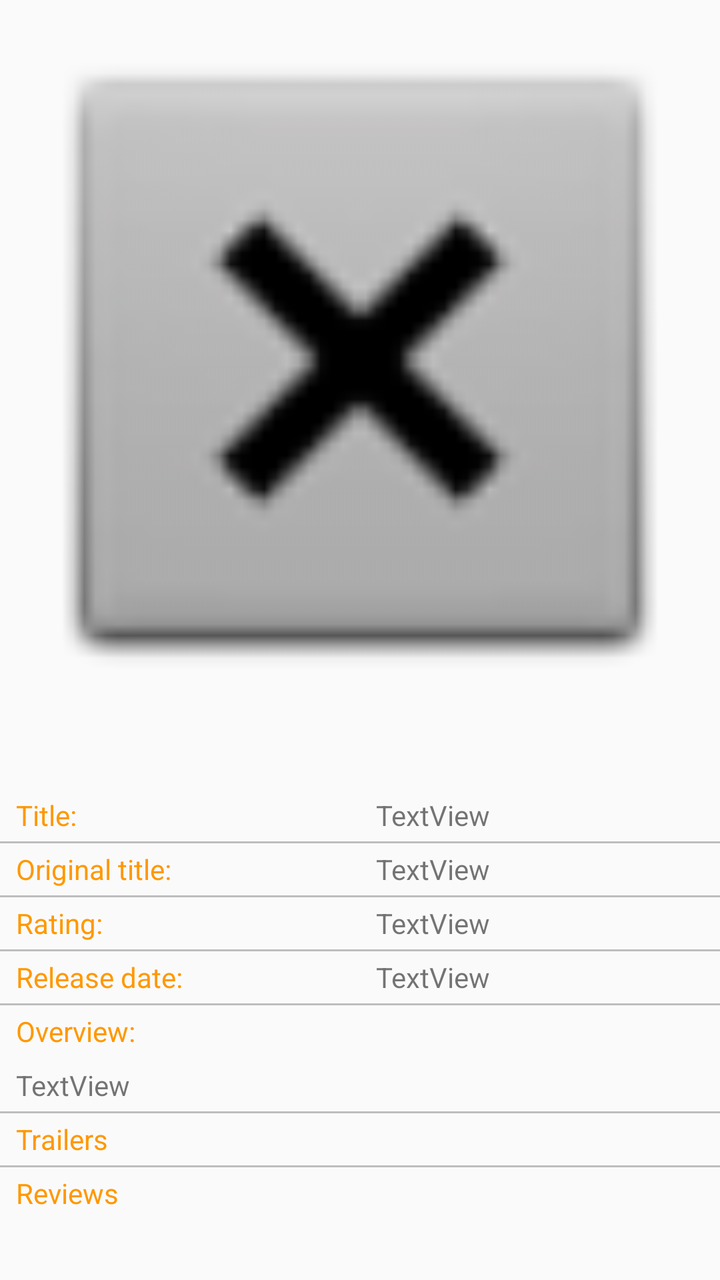
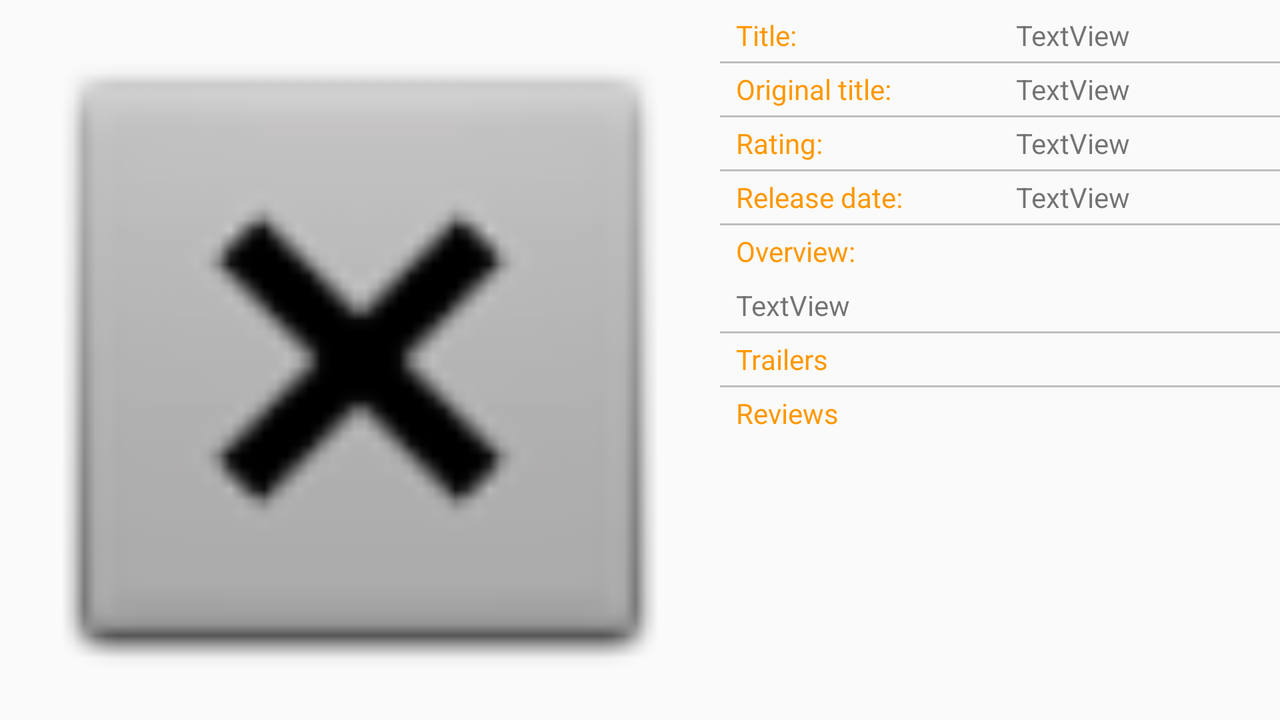

One screen, two layout resources from the same app: the default and the repository's alternative for another configuration. Each is rendered where Android would select it; the XML of both is given below.
<!-- AndroidManifest.xml: application theme AppTheme -->
<!-- res/layout/activity_detail.xml -->
<?xml version="1.0" encoding="utf-8"?>

<ScrollView xmlns:android="http://schemas.android.com/apk/res/android"
    xmlns:app="http://schemas.android.com/apk/res-auto"
    xmlns:tools="http://schemas.android.com/tools"
    android:id="@+id/scrollViewInfo"
    android:layout_width="match_parent"
    android:layout_height="match_parent"
    tools:context=".DetailActivity">

    <android.support.constraint.ConstraintLayout
        android:layout_width="match_parent"
        android:layout_height="wrap_content">

        <ImageView
            android:id="@+id/imageViewBigPoster"
            android:layout_width="0dp"
            android:layout_height="wrap_content"
            android:adjustViewBounds="true"
            app:layout_constraintEnd_toEndOf="parent"
            app:layout_constraintStart_toStartOf="parent"
            app:layout_constraintTop_toTopOf="parent"
            app:srcCompat="@android:drawable/btn_dialog" />


        <ImageView
            android:id="@+id/imageViewAddToFavourite"
            android:layout_width="@dimen/size_of_star"
            android:layout_height="@dimen/size_of_star"
            android:layout_marginEnd="16dp"
            app:layout_constraintBottom_toBottomOf="@+id/imageViewBigPoster"
            app:layout_constraintEnd_toEndOf="@+id/imageViewBigPoster"
            app:layout_constraintTop_toBottomOf="@+id/imageViewBigPoster"
            android:onClick="onClickChangeFavourite"
            app:srcCompat="@drawable/favourite_remove" />

        <include
            android:id="@+id/movieInfo"
            layout="@layout/movie_info"
            android:layout_width="0dp"
            android:layout_height="wrap_content"
            app:layout_constraintStart_toStartOf="parent"
            app:layout_constraintEnd_toEndOf="parent"
            app:layout_constraintTop_toBottomOf="@id/imageViewAddToFavourite"/>


    </android.support.constraint.ConstraintLayout>
</ScrollView>
<!-- res/layout/movie_info.xml (included above) -->
<?xml version="1.0" encoding="utf-8"?>

<android.support.constraint.ConstraintLayout xmlns:android="http://schemas.android.com/apk/res/android"
    android:layout_width="match_parent"
    android:layout_height="match_parent"
    xmlns:app="http://schemas.android.com/apk/res-auto">

    <TextView
        android:id="@+id/textViewLabelTitle"
        style="@style/LabelStyle"
        android:layout_width="wrap_content"
        android:layout_height="wrap_content"
        android:layout_marginStart="8dp"
        android:text="@string/title"
        app:layout_constraintStart_toStartOf="parent"
        app:layout_constraintTop_toTopOf="parent" />

    <View style="@style/BorderStyle"
        app:layout_constraintStart_toStartOf="parent"
        app:layout_constraintEnd_toEndOf="parent"
        app:layout_constraintTop_toBottomOf="@id/textViewTitle"
        app:layout_constraintBottom_toTopOf="@id/textViewOriginalTitle"/>

    <android.support.constraint.Guideline
        android:id="@+id/guidelineCenter"
        android:layout_width="wrap_content"
        android:layout_height="wrap_content"
        android:orientation="vertical"
        app:layout_constraintGuide_percent="0.5" />

    <TextView
        android:id="@+id/textViewTitle"
        android:layout_width="0dp"
        android:layout_height="wrap_content"
        android:layout_marginEnd="8dp"
        android:layout_marginStart="8dp"
        android:layout_marginTop="8dp"
        android:text="TextView"
        app:layout_constraintEnd_toEndOf="parent"
        app:layout_constraintStart_toStartOf="@+id/guidelineCenter"
        app:layout_constraintTop_toTopOf="parent" />

    <TextView
        android:id="@+id/textViewLabelOriginalTitle"
        android:layout_width="wrap_content"
        android:layout_height="wrap_content"
        android:layout_marginStart="8dp"
        style="@style/LabelStyle"
        android:text="@string/original_title"
        app:layout_constraintStart_toStartOf="parent"
        app:layout_constraintTop_toBottomOf="@+id/textViewTitle" />

    <TextView
        android:id="@+id/textViewOriginalTitle"
        android:layout_width="0dp"
        android:layout_height="wrap_content"
        android:layout_marginEnd="8dp"
        android:layout_marginStart="8dp"
        android:layout_marginTop="8dp"
        android:text="TextView"
        app:layout_constraintEnd_toEndOf="parent"
        app:layout_constraintStart_toStartOf="@+id/guidelineCenter"
        app:layout_constraintTop_toBottomOf="@+id/textViewTitle" />

    <View style="@style/BorderStyle"
        app:layout_constraintStart_toStartOf="parent"
        app:layout_constraintEnd_toEndOf="parent"
        app:layout_constraintTop_toBottomOf="@id/textViewOriginalTitle"
        app:layout_constraintBottom_toTopOf="@id/textViewRating"/>

    <TextView
        android:id="@+id/textViewLabelRating"
        android:layout_width="wrap_content"
        android:layout_height="wrap_content"
        android:layout_marginStart="8dp"
        style="@style/LabelStyle"
        android:text="@string/rating"
        app:layout_constraintStart_toStartOf="parent"
        app:layout_constraintTop_toBottomOf="@+id/textViewOriginalTitle" />

    <TextView
        android:id="@+id/textViewRating"
        android:layout_width="wrap_content"
        android:layout_height="wrap_content"
        android:layout_marginStart="8dp"
        android:layout_marginTop="8dp"
        android:text="TextView"
        app:layout_constraintStart_toStartOf="@+id/guidelineCenter"
        app:layout_constraintTop_toBottomOf="@+id/textViewOriginalTitle" />

    <View style="@style/BorderStyle"
        app:layout_constraintStart_toStartOf="parent"
        app:layout_constraintEnd_toEndOf="parent"
        app:layout_constraintTop_toBottomOf="@id/textViewRating"
        app:layout_constraintBottom_toTopOf="@id/textViewReleaseDate"/>

    <TextView
        android:id="@+id/textViewLabelReleaseDate"
        android:layout_width="wrap_content"
        android:layout_height="wrap_content"
        android:layout_marginStart="8dp"
        style="@style/LabelStyle"
        android:text="@string/release_date"
        app:layout_constraintStart_toStartOf="parent"
        app:layout_constraintTop_toBottomOf="@+id/textViewRating" />

    <TextView
        android:id="@+id/textViewReleaseDate"
        android:layout_width="0dp"
        android:layout_height="wrap_content"
        android:layout_marginEnd="8dp"
        android:layout_marginStart="8dp"
        android:layout_marginTop="8dp"
        android:text="TextView"
        app:layout_constraintEnd_toEndOf="parent"
        app:layout_constraintStart_toStartOf="@+id/guidelineCenter"
        app:layout_constraintTop_toBottomOf="@+id/textViewRating" />

    <View style="@style/BorderStyle"
        app:layout_constraintStart_toStartOf="parent"
        app:layout_constraintEnd_toEndOf="parent"
        app:layout_constraintTop_toBottomOf="@id/textViewReleaseDate"
        app:layout_constraintBottom_toTopOf="@id/textViewLabelDescription"/>

    <TextView
        android:id="@+id/textViewLabelDescription"
        android:layout_width="wrap_content"
        android:layout_height="wrap_content"
        android:layout_marginStart="8dp"
        style="@style/LabelStyle"
        android:text="@string/overview"
        app:layout_constraintStart_toStartOf="parent"
        app:layout_constraintTop_toBottomOf="@+id/textViewReleaseDate" />

    <TextView
        android:id="@+id/textViewOverview"
        android:layout_width="wrap_content"
        android:layout_height="wrap_content"
        android:layout_marginStart="8dp"
        android:layout_marginTop="8dp"
        android:text="TextView"
        app:layout_constraintStart_toStartOf="parent"
        app:layout_constraintTop_toBottomOf="@+id/textViewLabelDescription" />

    <View style="@style/BorderStyle"
        app:layout_constraintStart_toStartOf="parent"
        app:layout_constraintEnd_toEndOf="parent"
        app:layout_constraintTop_toBottomOf="@id/textViewOverview"
        app:layout_constraintBottom_toTopOf="@id/textViewLabelTrailers"/>

    <TextView
        android:id="@+id/textViewLabelTrailers"
        android:layout_width="wrap_content"
        android:layout_height="wrap_content"
        android:layout_marginStart="8dp"
        style="@style/LabelStyle"
        android:text="@string/trailers_label"
        app:layout_constraintStart_toStartOf="parent"
        app:layout_constraintTop_toBottomOf="@+id/textViewOverview" />


    <android.support.v7.widget.RecyclerView
        android:id="@+id/recyclerViewTrailers"
        android:nestedScrollingEnabled="false"
        android:layout_width="0dp"
        android:layout_height="wrap_content"
        app:layout_constraintEnd_toEndOf="parent"
        app:layout_constraintStart_toStartOf="parent"
        app:layout_constraintTop_toBottomOf="@id/textViewLabelTrailers"/>

    <View style="@style/BorderStyle"
        app:layout_constraintStart_toStartOf="parent"
        app:layout_constraintEnd_toEndOf="parent"
        app:layout_constraintTop_toBottomOf="@id/recyclerViewTrailers"
        app:layout_constraintBottom_toTopOf="@id/textViewLabelReviews"/>

    <TextView
        android:id="@+id/textViewLabelReviews"
        android:layout_width="wrap_content"
        android:layout_height="wrap_content"
        android:layout_marginStart="8dp"
        style="@style/LabelStyle"
        android:text="@string/reviews"
        app:layout_constraintStart_toStartOf="parent"
        app:layout_constraintTop_toBottomOf="@+id/recyclerViewTrailers" />

    <android.support.v7.widget.RecyclerView
        android:id="@+id/recyclerViewReviews"
        android:nestedScrollingEnabled="false"
        android:layout_width="0dp"
        android:layout_height="wrap_content"
        app:layout_constraintEnd_toEndOf="parent"
        app:layout_constraintStart_toStartOf="parent"
        app:layout_constraintTop_toBottomOf="@id/textViewLabelReviews"/>

</android.support.constraint.ConstraintLayout>
<!-- resources referenced by this layout -->
<resources>
  <dimen name="size_of_star">60dp</dimen>
  <string name="original_title">Original title:</string>
  <string name="overview">Overview:</string>
  <string name="rating">Rating:</string>
  <string name="release_date">Release date:</string>
  <string name="reviews">Reviews</string>
  <string name="title">Title:</string>
  <string name="trailers_label">Trailers</string>
  <style name="BorderStyle">
          <item name="android:layout_height">1dp</item>
          <item name="android:layout_width">0dp</item>
          <item name="android:background">@color/colorLightGrey</item>
      </style>
  <style name="LabelStyle">
          <item name="android:layout_marginTop">8dp</item>
          <item name="android:textColor">@color/colorOrange</item>
          <item name="android:textSize">@dimen/text_size_labels</item>
      </style>
  <style name="AppTheme" parent="Theme.AppCompat.Light.DarkActionBar">
          
          <item name="colorPrimary">@color/colorPrimary</item>
          <item name="colorPrimaryDark">@color/colorPrimaryDark</item>
          <item name="colorAccent">@color/colorAccent</item>
      </style>
  <color name="colorLightGrey">#bdbdbd</color>
  <color name="colorOrange">#FF9800</color>
  <dimen name="text_size_labels">14sp</dimen>
  <color name="colorPrimary">#000000</color>
  <color name="colorPrimaryDark">#000000</color>
  <color name="colorAccent">#FF4081</color>
</resources>
<!-- res/layout-land/activity_detail.xml (the repository's variant of the layout above) -->
<!-- drawn on the phone turned sideways -->
<?xml version="1.0" encoding="utf-8"?>


<android.support.constraint.ConstraintLayout xmlns:android="http://schemas.android.com/apk/res/android"
    xmlns:app="http://schemas.android.com/apk/res-auto"
    xmlns:tools="http://schemas.android.com/tools"
    android:layout_width="match_parent"
    android:layout_height="match_parent"
    tools:context=".DetailActivity">

    <ImageView
        android:id="@+id/imageViewBigPoster"
        android:layout_width="wrap_content"
        android:layout_height="0dp"
        android:adjustViewBounds="true"
        app:layout_constraintStart_toStartOf="parent"
        app:layout_constraintTop_toTopOf="parent"
        app:layout_constraintBottom_toBottomOf="parent"
        app:srcCompat="@android:drawable/btn_dialog" />


    <ImageView
        android:id="@+id/imageViewAddToFavourite"
        android:layout_width="40dp"
        android:layout_height="40dp"
        android:layout_marginEnd="16dp"
        android:layout_marginTop="16dp"
        android:onClick="onClickChangeFavourite"
        app:layout_constraintEnd_toEndOf="@+id/imageViewBigPoster"
        app:layout_constraintTop_toTopOf="@+id/imageViewBigPoster"
        app:srcCompat="@drawable/favourite_remove" />

    <ScrollView
        android:id="@+id/scrollViewInfo"
        android:layout_width="0dp"
        android:layout_height="0dp"
        app:layout_constraintBottom_toBottomOf="parent"
        app:layout_constraintTop_toTopOf="parent"
        app:layout_constraintEnd_toEndOf="parent"
        app:layout_constraintStart_toEndOf="@id/imageViewBigPoster">

        <include
            android:id="@+id/movieInfo"
            layout="@layout/movie_info"
            android:layout_width="match_parent"
            android:layout_height="wrap_content"/>

    </ScrollView>


</android.support.constraint.ConstraintLayout>
<!-- resources referenced by the variant -->
<!-- as the phone turned sideways resolves them -->
<resources>
  <string name="original_title">Original title:</string>
  <string name="overview">Overview:</string>
  <string name="rating">Rating:</string>
  <string name="release_date">Release date:</string>
  <string name="reviews">Reviews</string>
  <string name="title">Title:</string>
  <string name="trailers_label">Trailers</string>
  <style name="BorderStyle">
          <item name="android:layout_height">1dp</item>
          <item name="android:layout_width">0dp</item>
          <item name="android:background">@color/colorLightGrey</item>
      </style>
  <style name="LabelStyle">
          <item name="android:layout_marginTop">8dp</item>
          <item name="android:textColor">@color/colorOrange</item>
          <item name="android:textSize">@dimen/text_size_labels</item>
      </style>
  <style name="AppTheme" parent="Theme.AppCompat.Light.DarkActionBar">
          
          <item name="colorPrimary">@color/colorPrimary</item>
          <item name="colorPrimaryDark">@color/colorPrimaryDark</item>
          <item name="colorAccent">@color/colorAccent</item>
      </style>
  <color name="colorLightGrey">#bdbdbd</color>
  <color name="colorOrange">#FF9800</color>
  <dimen name="text_size_labels">14sp</dimen>
  <color name="colorPrimary">#000000</color>
  <color name="colorPrimaryDark">#000000</color>
  <color name="colorAccent">#FF4081</color>
</resources>
